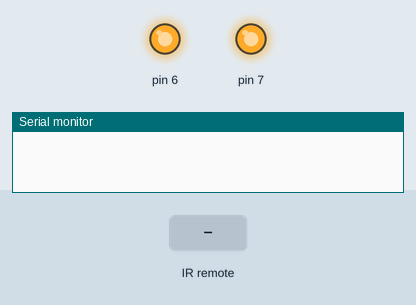
This sketch was run on a simulated Arduino Uno, built with avr-gcc and run on an emulated ATmega328P. On the bench: output pins drawn as LEDs (lit = HIGH), the last lines printed to the serial monitor. The test bench sets the inputs (shaded band).

Above: at 1.2 s.
1.3 s: infrared code 0x80FFC837 received
At 2.1 s:
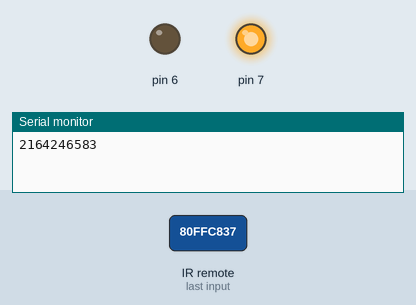
2.8 s: infrared code 0x80FF58A7 received
At 3.3 s:
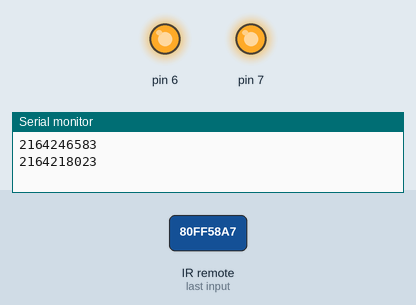
Timing chart, 0 to 5.8 s (numbered marks = the images above; inputs shaded):
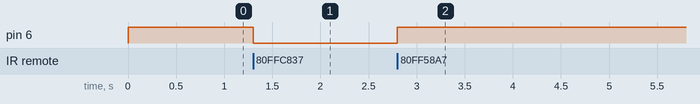

Measured:
- after the input at 1.3 s, pin 6: HIGH → LOW at once
- after the input at 2.8 s, pin 6: LOW → HIGH at once

The sketch:

remote_relay.ino
```cpp
#include <IRremote.h>

int IRpin=11;
IRrecv irrecv(IRpin);
decode_results results;

void setup()
{
  Serial.begin(9600);
  irrecv.enableIRIn();
  pinMode(6,OUTPUT);
  pinMode(7,OUTPUT);
  digitalWrite(6,HIGH);
  digitalWrite(7,HIGH);
}
void loop()
{
  if(irrecv.decode(&results))
  {
    Serial.println(results.value, DEC);
    switch(results.value)
    {
      case 2164246583:
      digitalWrite(6,LOW);
      break;
      case 2164218023:
      digitalWrite(6,HIGH);
      break;
    }
    irrecv.resume();
  }

}
```
